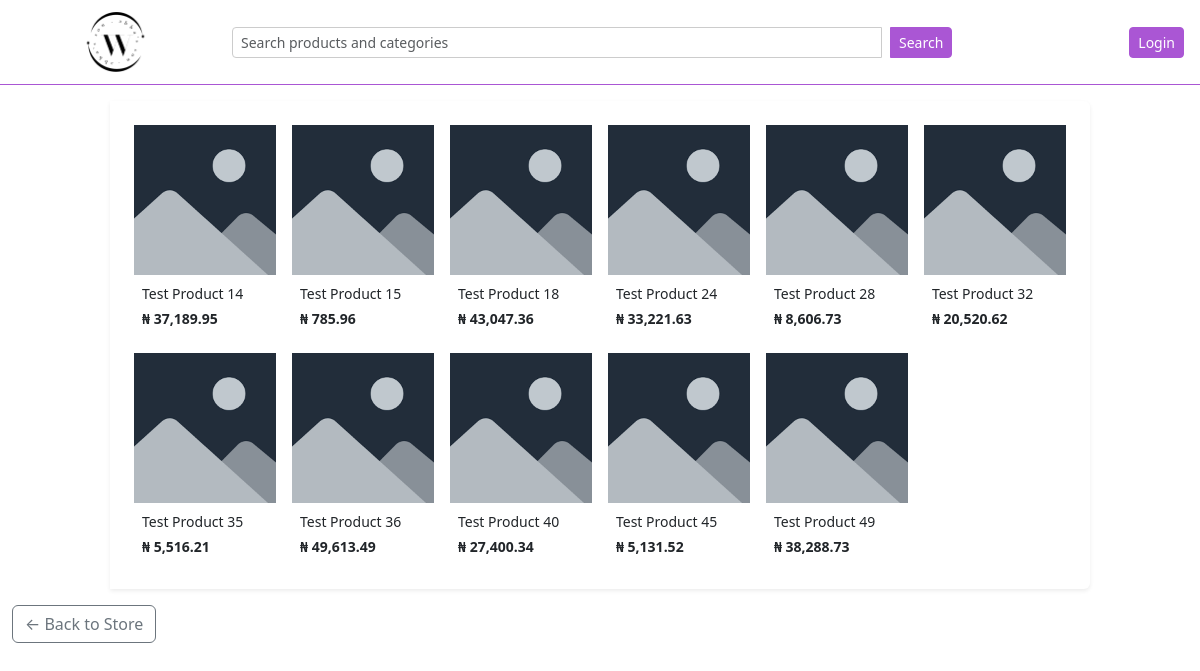
The page /category/bags on the database its author committed.
### catalogue/models.py (models this page shows, shortened)
class Product(models.Model):
    name = models.CharField(max_length=100)
    slug = models.SlugField()
    description = models.TextField()
    category = models.ManyToManyField(Category, blank=True, related_name='product')
    price = models.DecimalField(max_digits=8, decimal_places=2)
    size = models.ManyToManyField(Size, blank=True, related_name='sizes')
    image = models.ImageField(upload_to='products/', default='products/images.png')
    product_type = models.ForeignKey(ProductType, on_delete=models.CASCADE, related_name='type', null=True)
    is_active = models.BooleanField()
    date_created = models.DateTimeField(auto_now_add=True)

### catalogue/views.py (the view)
# urls.py: path('category/<slug:slug>', views.category_view, name='category_view'),
def category_view(request, slug):
    category = Category.objects.prefetch_related('product').get(slug=slug)
    products = category.product.all()  # type: ignore
    return render(request, 'catalogue/category.html', {'category': category, 'products':products})

### catalogue/templates/catalogue/category.html (shortened to what this page needs)
{% extends 'layout.html' %}
{% load humanize %}
{% block content %}
<div class="d-flex justify-content-center">
    <div class="col-md-9 col-lg-10 bg-white p-4 rounded-end shadow-sm">
        <div class="row g-3">
            {% for product in products %}
                <div class="col-6 col-md-4 col-lg-2">
                    <div class="card h-100 border-0">
                        <a href="{% url 'store:product_page' slug=product.slug %}">
                            <div style="height: 150px; overflow: hidden;">
                                <img src="{{ product.image.url }}"
                                    alt="{{ product.name }}"
                                        class="w-100 h-100 object-fit-cover">
                            </div>
                        </a>
                        <div class="p-2">
                            <p class="mb-1 small text-truncate">{{ product.name }}</p>
                            <p class="fw-bold small mb-0">₦ {{ product.price|intcomma }}</p>
                        </div>
                    </div>
                </div>
            {% endfor %}
        </div>
    </div>
</div>
<a href="{% url 'store:store' %}" class="btn btn-outline-secondary mt-3">← Back to Store</a>
{% endblock %}

### rows shown on the page
Product: image (picture), name "Test Product 14", price "37,189.95"
Product: image (picture), name "Test Product 15", price "785.96"
Product: image (picture), name "Test Product 18", price "43,047.36"
Product: image (picture), name "Test Product 24", price "33,221.63"
Product: image (picture), name "Test Product 28", price "8,606.73"
Product: image (picture), name "Test Product 32", price "20,520.62"
Product: image (picture), name "Test Product 35", price "5,516.21"
Product: image (picture), name "Test Product 36", price "49,613.49"
Product: image (picture), name "Test Product 40", price "27,400.34"
Product: image (picture), name "Test Product 45", price "5,131.52"
Product: image (picture), name "Test Product 49", price "38,288.73"
